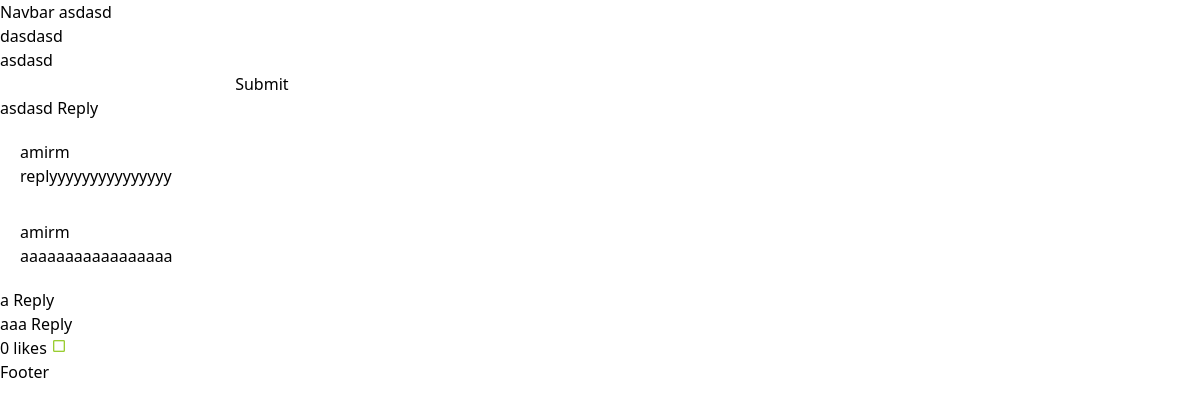
The page /blog/article/2/asdas on the database its author committed.
### blog/models/article.py (models this page shows, shortened)
class Article(BlogBaseModel):
    STATUS_CHOICES = (
        ('d', 'پیش نویس'),
        ('p', "منتشر شده"),
    )
    author = models.ForeignKey(
        User, blank=True, null=True, on_delete=models.SET_NULL, verbose_name='نویسنده')
    category = models.ForeignKey(Category, on_delete=models.CASCADE, verbose_name='دسته بندی')
    list = models.ForeignKey(
        List, blank=True, null=True, on_delete=models.SET_NULL, verbose_name='لیست')
    title = models.CharField(max_length=250, verbose_name='عنوان')
    slug = models.SlugField(max_length=250, unique=True, verbose_name='شناسه')
    content = RichTextField(verbose_name='توضحیات')
    preview = models.CharField(max_length=500, default='', verbose_name='پیش نمایش')
    cover = models.ImageField(
        upload_to='media/article/', validators=[validate_cover], verbose_name='عکس')
    likes = models.ManyToManyField(
        User, blank=True, related_name='article_like', verbose_name='لایک ها')
    vpn = models.BooleanField(default=False, verbose_name='آیا نیاز به vpn دارد ؟')
    comments = GenericRelation(Comment, content_type_field='parent_content_type', object_id_field='parent_object_id')
    objects = models.Manager()
    active = ActiveManager()
    tags = TaggableManager()
    class Meta:
        ordering = ['-id']
        verbose_name = "مقاله"
        verbose_name_plural = "مقالات"

### core/models.py (models this page shows, shortened)
class CoreBaseModel(models.Model):
    updated = models.DateTimeField(auto_now_add=True)
    created = models.DateTimeField(auto_now=True)
    is_active = models.BooleanField(default=False)
    class Meta:
        abstract = True

class Comment(CoreBaseModel):
    ARTICLE = 'article'
    BOOK = 'book'
    TYPE_CHOICES = (
        (ARTICLE, 'Article'),
        (BOOK, 'Book'),
    )
    user = models.ForeignKey(
        User, on_delete=models.CASCADE, related_name='comments')
    body = models.CharField(max_length=400, default='')
    parent_object_id = models.IntegerField(default=1)
    parent_content_type = models.ForeignKey(
        ContentType,
        on_delete=models.PROTECT,
    )
    parent = GenericForeignKey(
        'parent_content_type',
        'parent_object_id',
    )
    objects = models.Manager()
    active = ActiveManager()
    def is_comment_active(self):
        if self.is_active:
            return True
        else:
            return False
    is_comment_active.boolean = True

class Reply(CoreBaseModel):
    user = models.ForeignKey(
        User, on_delete=models.CASCADE, related_name="replies")
    comment = models.ForeignKey(
        Comment, on_delete=models.CASCADE, related_name="replies")
    body = models.TextField(max_length=400)

### accounts/models.py (models this page shows)
class User(AbstractUser):
    pass

### blog/views.py (the view)
# urls.py: path('article/<int:id>/<str:slug>', views.ArticleDetail.as_view(), name='detail'),
class ArticleDetail(View):
    template_name = 'blog/article_detail.html'
    def get(self, request, id, slug):
        article = get_object_or_404(Article, slug=slug, pk=id)
        return render(request, self.template_name, context={'article': article})

### blog/templates/blog/article_detail.html (shortened to what this page needs)
{% extends 'base.html' %}
{% block content %}
    {{article.title}}
    {{article.content|safe}}
    {% for tag in article.tags.all %}
        {{ tag }}
    {% endfor %}
    <form method="post" hx-post="{% url 'core:comment-create' %}" hx-vals='{"id":{{article.id}}}'>
        <input type="text" name="text">
        <button type="submit">Submit</button>
    </form>
    {% for comment in article.comments.all %}
          <div>
        {{comment.body}}
        <button onclick="replycheck()">Reply</button>
        {% with replies=comment.replies.all %}
            {% for reply in replies %}
                <p class="bg-primary p-3 m-2">{{ reply.user }} <br/> {{ reply.body }}</p>
            {% endfor %}
        {% endwith %}
        </div>
    {% endfor %}
        <div>
            {% include "blog/partials/like.html" %}
        </div>
{% endblock content %}

### blog/templates/blog/partials/like.html
<div class="list-group list-group-horizontal btn-group" id="likesarea" role="group">
    <p>{{ article.likes.count }} likes
        <button hx-post="{% url 'blog:like' article.id %}" id="like-button"
          hx-target="#likesarea" hx-swap="outerHTML">
          {% if request.user in article.likes.all %}
            <i class="material-icons" style="font-size:16px;color:green;">check_box</i>
          {% else %}
          <i class="material-icons" style="font-size:16px;color:yellowgreen;">check_box_outline_blank</i>
          {% endif %}
        </button>
    </p>
</div>

### blog/templates/blog/article_detail.html (style rules this page uses)
button { background-color: red; border-radius: 4px; padding: 2px; }

### rows shown on the page
Article: title "asdasd", content "dasdasd", likes.count "0"
Tag: name "asdasd"
Comment: body "asdasd"
Reply: user "amirm", body "replyyyyyyyyyyyyyyy"
Reply: user "amirm", body "aaaaaaaaaaaaaaaaa"
Comment: body "a"
Comment: body "aaa"
